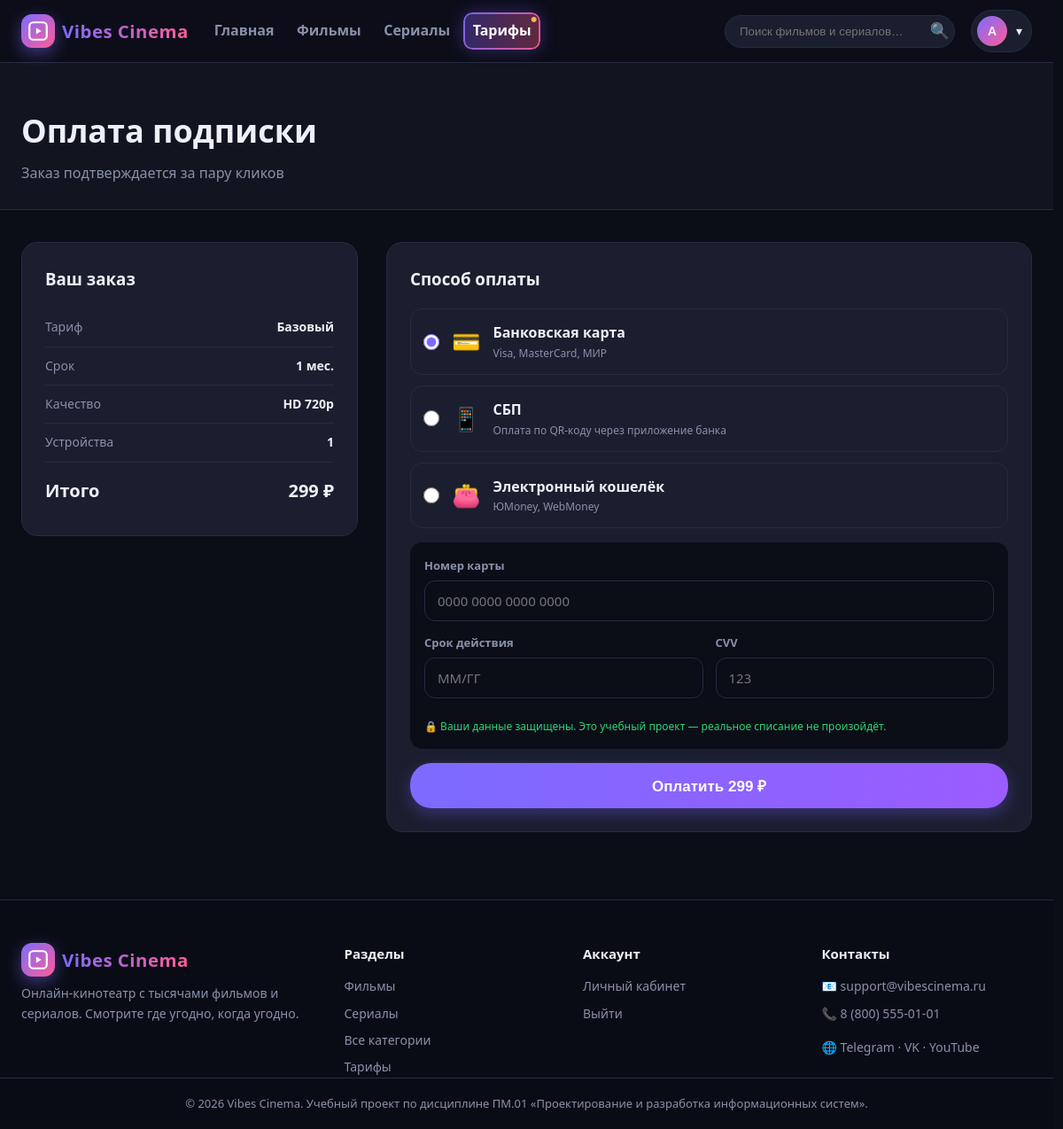
Screenshot of /checkout.php?plan=1 (signed in) with the database file from the repository.
### tables this page shows
CREATE TABLE `plans` (
  `id` int(11) NOT NULL AUTO_INCREMENT,
  `name` varchar(80) NOT NULL,
  `price` decimal(10,2) NOT NULL,
  `months` int(11) NOT NULL DEFAULT 1,
  `quality` varchar(40) DEFAULT 'HD',
  `devices` int(11) DEFAULT 1,
  `features` text DEFAULT NULL,
  `is_recommended` tinyint(1) DEFAULT 0,
  PRIMARY KEY (`id`)
);

### includes/functions.php (called while the page is built, shortened)
<?php
function e(?string $s): string
{
    return htmlspecialchars((string)$s, ENT_QUOTES, 'UTF-8');
}
function money($sum): string
{
    return number_format((float)$sum, 0, ',', ' ') . ' ₽';
}

### checkout.php (the view, shortened to what this page needs)
<?php
require_once __DIR__ . '/includes/functions.php';
$pdo = db();
$planId = (int)($_GET['plan'] ?? $_POST['plan'] ?? 0);
$st = $pdo->prepare('SELECT * FROM plans WHERE id = ?');
$st->execute([$planId]);
$plan = $st->fetch();
include __DIR__ . '/includes/header.php';
?>
<section class="page-head">
    <div class="container">
        <h1>Оплата подписки</h1>
        <p>Заказ подтверждается за пару кликов</p>
    </div>
</section>
<section class="section">
    <div class="container checkout-layout">
        <div class="checkout-summary">
            <h3>Ваш заказ</h3>
            <div class="summary-item">
                <span>Тариф</span>
                <strong><?= e($plan['name']) ?></strong>
            </div>
            <div class="summary-item">
                <span>Срок</span>
                <strong><?= (int)$plan['months'] ?> мес.</strong>
            </div>
            <div class="summary-item">
                <span>Качество</span>
                <strong><?= e($plan['quality']) ?></strong>
            </div>
            <div class="summary-item">
                <span>Устройства</span>
                <strong><?= (int)$plan['devices'] ?></strong>
            </div>
            <div class="summary-total">
                <span>Итого</span>
                <strong><?= money($plan['price']) ?></strong>
            </div>
        </div>
        <div class="checkout-pay">
            <h3>Способ оплаты</h3>
            <form method="post" id="payForm">
                <label class="pay-method">
                    <input type="radio" name="method" value="card" checked>
                    <span class="pay-method-icon">💳</span>
                    <span>
                        <strong>Банковская карта</strong>
                        <small>Visa, MasterCard, МИР</small>
                    </span>
                </label>
                <label class="pay-method">
                    <input type="radio" name="method" value="sbp">
                    <span class="pay-method-icon">📱</span>
                    <span>
                        <strong>СБП</strong>
                        <small>Оплата по QR-коду через приложение банка</small>
                    </span>
                </label>
                <label class="pay-method">
                    <input type="radio" name="method" value="wallet">
                    <span class="pay-method-icon">👛</span>
                    <span>
                        <strong>Электронный кошелёк</strong>
                        <small>ЮMoney, WebMoney</small>
                    </span>
                </label>
                <div class="card-fields" id="cardFields">
                    <div class="form-field">
                        <label>Номер карты</label>
                        <input type="text" id="cardNumber" placeholder="0000 0000 0000 0000" maxlength="19">
                    </div>
                    <div class="form-row">
                        <div class="form-field">
                            <label>Срок действия</label>
                            <input type="text" id="cardExp" placeholder="ММ/ГГ" maxlength="5">
                        </div>
                        <div class="form-field">
                            <label>CVV</label>
                            <input type="text" id="cardCvv" placeholder="123" maxlength="3">
                        </div>
                    </div>
                    <p class="secure-note">🔒 Ваши данные защищены. Это учебный проект — реальное списание не произойдёт.</p>
                </div>
                <button type="submit" class="btn btn-primary btn-block btn-lg">Оплатить <?= money($plan['price']) ?></button>
            </form>
        </div>
    </div>
</section>
<?php include __DIR__ . '/includes/footer.php'; ?>

### assets/css/style.css (style rules this page uses)
* { margin: 0; padding: 0; box-sizing: border-box; }
html { -webkit-text-size-adjust: 100%; scrollbar-gutter: stable; }
body { font-family: 'Segoe UI', 'Montserrat', -apple-system, sans-serif; background: var(--bg); color: var(--text); line-height: 1.6; min-height: 100vh; overflow-x: hidden; }
.container { width: 100%; max-width: 1440px; margin: 0 auto; padding: 0 clamp(16px, 2.2vw, 32px); }
.btn { display: inline-block; padding: 10px 22px; border-radius: 24px; font-weight: 700; font-size: 15px; border: none; cursor: pointer; transition: .25s; text-align: center; background: transparent; }
.btn-primary { background: linear-gradient(90deg, var(--accent), #9b5cff); color: #fff; box-shadow: 0 6px 18px rgba(124,92,255,.35); position: relative; overflow: hidden; }
.btn-primary::after { content: ''; position: absolute; top: 0; left: -80%; width: 50%; height: 100%; background: linear-gradient(100deg, transparent, rgba(255,255,255,.35), transparent); transform: skewX(-20deg); transition: left .5s ease; z-index: 1; }
.btn-lg { padding: 14px 32px; font-size: 17px; }
.btn-block { display: block; width: 100%; }
.section { padding: clamp(32px, 3vw, 54px) 0; }
.page-head { padding: 48px 0 28px; background: var(--bg-soft); border-bottom: 1px solid var(--border); }
.page-head h1 { font-size: 36px; font-weight: 900; }
.page-head p { color: var(--muted); margin-top: 6px; }
.form-field { margin-bottom: 14px; }
.form-row { display: flex; gap: 14px; }
.form-row .form-field { flex: 1; }
.form-field label { display: block; font-size: 13px; font-weight: 700; margin-bottom: 6px; color: var(--muted); }
.form-field input, .form-field select, .form-field textarea { width: 100%; padding: 12px 14px; border-radius: 12px; border: 1px solid var(--border); background: var(--bg); color: var(--text); font-size: 15px; font-family: inherit; outline: none; transition: .2s; }
.checkout-layout { display: grid; grid-template-columns: 380px 1fr; gap: 32px; align-items: start; }
.checkout-summary, .checkout-pay { background: var(--card); border: 1px solid var(--border); border-radius: 18px; padding: 26px; }
.checkout-summary h3, .checkout-pay h3 { margin-bottom: 18px; }
.summary-item { display: flex; justify-content: space-between; padding: 10px 0; border-bottom: 1px solid var(--border); font-size: 14px; }
.summary-item span { color: var(--muted); }
.summary-total { display: flex; justify-content: space-between; padding: 16px 0 8px; font-size: 20px; font-weight: 800; }
.pay-method { display: flex; align-items: center; gap: 14px; border: 1px solid var(--border); border-radius: 14px; padding: 14px; margin-bottom: 12px; cursor: pointer; transition: .2s; }
.pay-method input { accent-color: var(--accent); width: 18px; height: 18px; }
.pay-method-icon { font-size: 26px; }
.pay-method small { display: block; color: var(--muted); font-size: 12px; }
.card-fields { margin: 16px 0; padding: 16px; background: var(--bg); border-radius: 14px; }
.secure-note { font-size: 12px; color: #2ed573; margin-top: 8px; }
@media (max-width: 1280px) { .container { padding: 0 clamp(16px, 2vw, 24px); } }

### rows the page displays
plans: name "Базовый", months "1", quality "HD 720p", devices "1", price "299 ₽"

### other values shown
mb_strtoupper(mb_substr($user['first_name'] ?: $user['login'], 0, 1)) "А"
